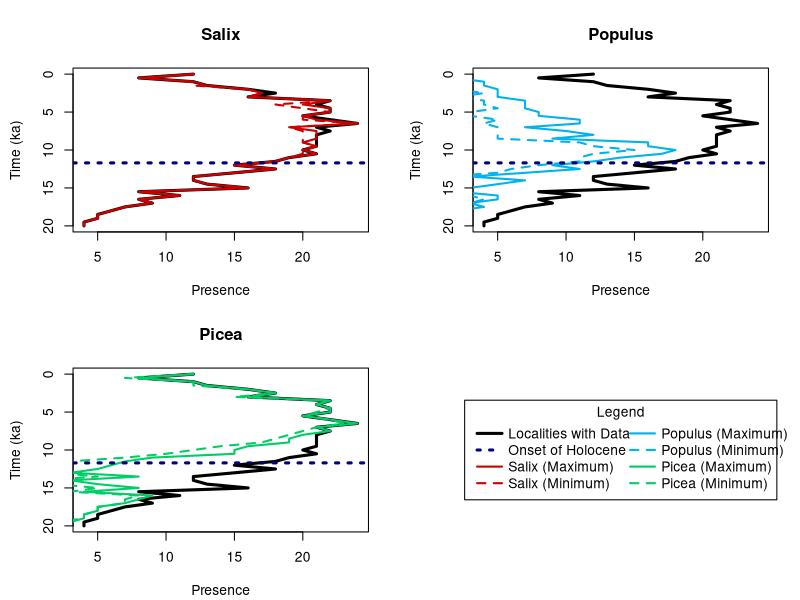
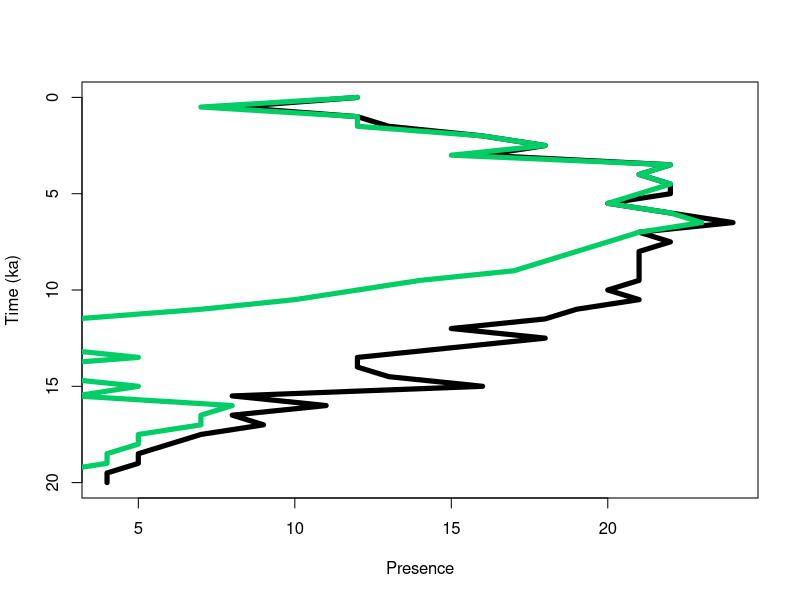
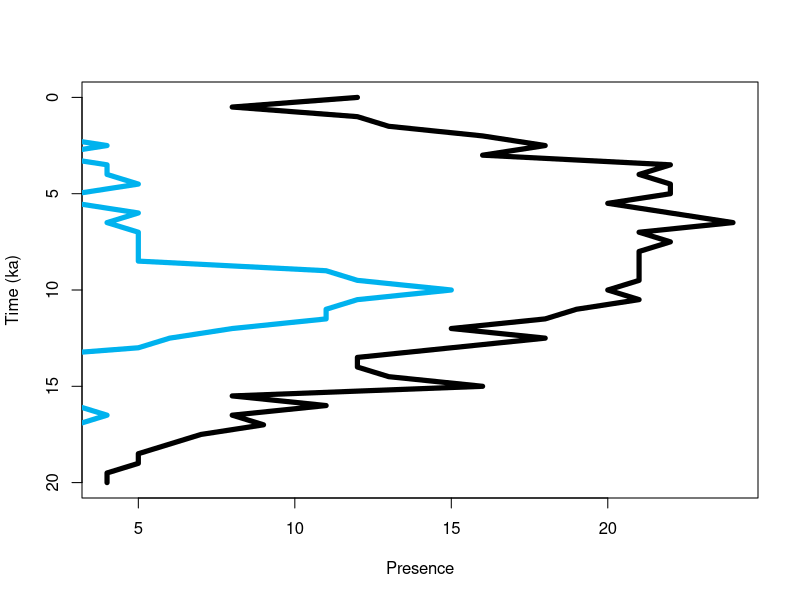

Generate these figures, in order, with R:
# import dataset and prepare for graphing
pollen <- read.csv("TempFiles/PresenceThroughTime.csv")
pollen$Time <- pollen$Time/1000


#####################################################################
############################## FIGURES ##############################
#####################################################################

# create function for summary plot
plotPollen <- function(taxonMin, taxonMax, taxon, color) {
  # create plot and plot data availability
  plot(pollen$AvailableData, pollen$Time, 
       ylim = rev(range(pollen$Time)), 
       type = "l", 
       lty = 1,
       lwd = 3,
       xlab = "Presence",
       ylab = "Time (ka)",
       main = taxon)
  
  # plot maximum taxon
  lines(taxonMax, pollen$Time,
        ylim =rev(range(pollen$Time)),
        type = "l",
        lty = 1,
        lwd = 2,
        col = color)
  
  # plot maximum taxon
  lines(taxonMin, pollen$Time,
        ylim =rev(range(pollen$Time)),
        type = "l",
        lty = 2,
        lwd = 2,
        col = color)
  abline(h=11.7, lty = 3, lwd = 3, col="navy")
}

# direct software to save as .svg to local directory
svg('Results/Figure3.svg', 
    width = 32,
    height = 24,
    pointsize = 30)

# set up graphical parameters
par(mfrow = c(2,2),
    mar = c(4.1, 4.4, 4.1, 1.9))

# call individual plots
plotPollen(pollen$SalixMin, pollen$SalixMax, "Salix", "red3")
plotPollen(pollen$PopulusMin, pollen$PopulusMax, "Populus", "deepskyblue2")
plotPollen(pollen$PiceaMin, pollen$PiceaMax, "Picea", "springgreen3")

# createlegend
plot(NULL ,xaxt='n',yaxt='n',bty='n',ylab='',xlab='', xlim=0:1, ylim=0:1)
legend("center", legend=c("Localities with Data", "Onset of Holocene",
                          "Salix (Maximum)", "Salix (Minimum)", "Populus (Maximum)", "Populus (Minimum)",
                          "Picea (Maximum)", "Picea (Minimum)"),
       col=c("black", "navy", "red3", "red3", "deepskyblue2", "deepskyblue2",  "springgreen3", "springgreen3"), 
       lty=c(1,3,1,2,1,2,1,2),
       lwd=c(3,3,2,2,2,2,2,2),
       pt.cex=1,
       x.intersp = 0.5,
       xpd=T,
       ncol=2,
       text.width = 0.4,
       title = "Legend")

# stop saving as .png file
dev.off()

# create function individual plots for Figs. 4, S1-S2
indiv.plot <- function(taxon, color){
  plot(pollen$AvailableData, pollen$Time, 
       ylim = rev(range(pollen$Time)), 
       type = "l", 
       lty = 1,
       lwd = 5,
       xlab = "Presence",
       ylab = "Time (ka)",
       pch = 14)
  lines(taxon, pollen$Time,
        ylim =rev(range(pollen$Time)),
        type = "l",
        lty = 1,
        lwd = 5,
        col = color)
}

# call functions
# Picea
svg('Results/PiceaIndividual.svg', 
    width = 10,
    height = 12,
    pointsize = 30)
indiv.plot(pollen$PiceaMin, "springgreen3")
dev.off()

# Populus
svg('Results/PopulusIndividual.svg', 
    width = 10,
    height = 12,
    pointsize = 30)
indiv.plot(pollen$PopulusMin, "deepskyblue2")
dev.off()

#####################################################################
#####################################################################
#####################################################################



#########################################################################
############################## CORRELATION ##############################
#########################################################################

# Salix maximum and minimum
cor.Salix <- cor.test(pollen$SalixMax, pollen$SalixMin, 
                method = "spearman")
cor.Salix # rho = 0.99, p < 2.2e-16

# Populus maximum and minimum
cor.Populus <- cor.test(pollen$PopulusMax, pollen$PopulusMin, 
                method = "spearman")
cor.Populus # rho = 0.90, p = 2.37e-15

# Picea maximum and minimum
cor.Picea <- cor.test(pollen$PiceaMax, pollen$PiceaMin, 
                       method = "spearman")
cor.Picea # rho = 0.98, p < 2.2e-16

#########################################################################
#########################################################################
#########################################################################



############################################################################################
############################## SIGNIFICANCE OF Picea PATTERN ##############################
############################################################################################

# create function for Monte Carlo simultation (with replacement)
monteCarlo <- function(entry, decline, duration, nit) {
  # set counters for simulation
  it = 1
  score = 0
  count = 0
  
  # enter loop
  for(it in 1:nit){
    
    # randomly resample incidence
    vec = floor(runif(nrow(pollen), min = 0, max = pollen$AvailableData + 1))
    indices_greater_than_entry = which(vec >= entry)
    
    # check if conditions are satisfied based on inputs
    if(length(indices_greater_than_entry) > 1){
      for(i in 1:length(indices_greater_than_entry)){
        count = 0
        if(i + 1 <= length(indices_greater_than_entry)){
          index_lower = indices_greater_than_entry[i]
          index_higher = indices_greater_than_entry[i + 1]
          for(j in index_lower:index_higher){
            if(vec[j] <= decline){
              count <- count + 1
            }
          }
          if(count >= duration) {
            
            # if conditions are satisfied, count as "success." Otherwise move on
            score = score + 1
            break
          }
        }
      }
    }
  }
  return(score)
}


# significance of going from >= 11 down to <= 5 for 7 time bins, then back up to >= 11
success <- monteCarlo(10, 7, 11, 100000)
p <- success/100000
p # p = 0.0007

############################################################################################
############################################################################################
############################################################################################
